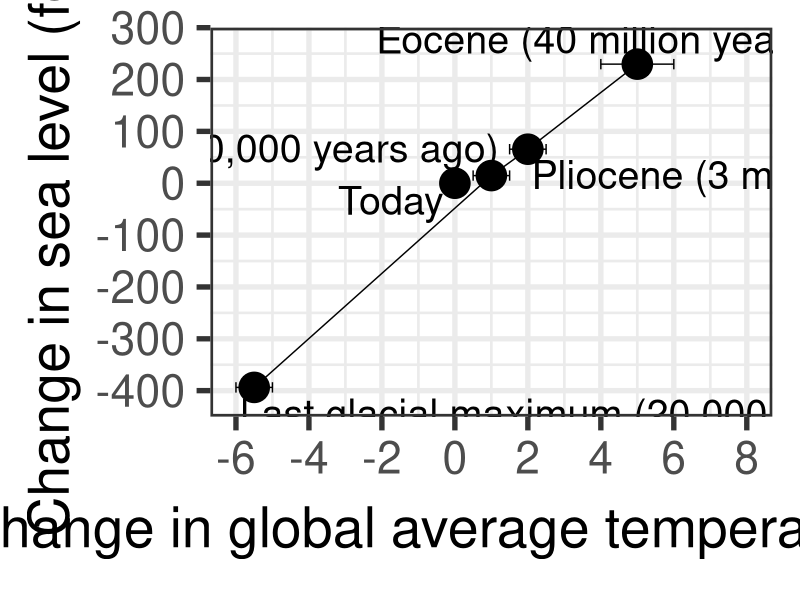
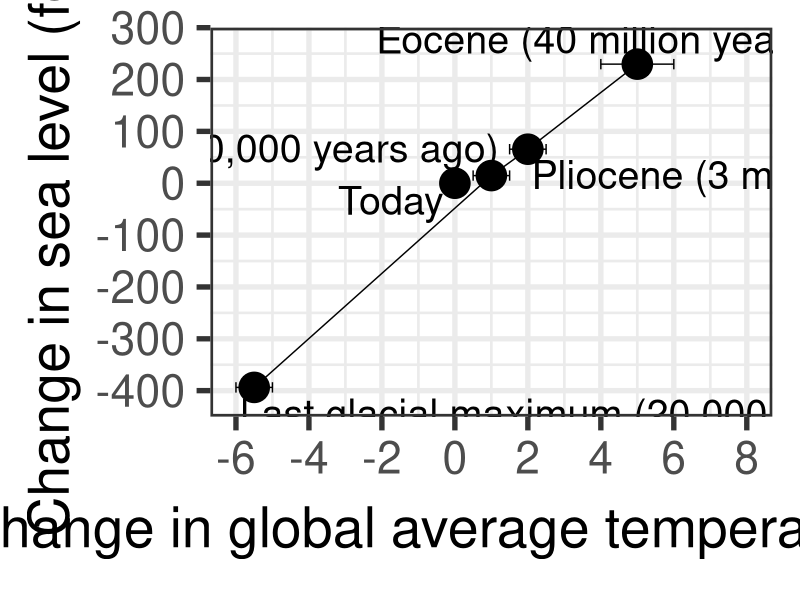

The R script that drew these images, in order:
library(dplyr)
library(ggplot2)

theme_set(theme_bw(base_size = 40))

sea_level <- data.frame(
  co2 = c(185, 280, 500, 1250),
  co2.sd = c(NA, NA, 150, 250),
  sea.level = c(-130, 0, 73 - 45, 73)
)

sea_level_2 <- data.frame(
  t = c(-5.5, 0, 1.0, 2.0, 5.0),
  t.sd = c(0.5, NA, 0.5, 0.5, 1.0),
  sea.level = c(-120, 0, 4.5, 20, 70)

)

sea_level <- sea_level %>% mutate(delta.co2 = co2 - co2[2],
                                  sea.level = sea.level * 100 / (12 * 2.54))

sea_level_2 <- sea_level_2 %>% mutate(sea.level = sea.level * 100 / (12 * 2.54))


p_1 <- ggplot(sea_level, aes(x = co2,
                      y = sea.level,
                      xmin = co2 - co2.sd,
                      xmax = co2 + co2.sd)) +
  # geom_smooth(method = "lm", fill = NA) +
  geom_line() +
  geom_errorbarh(height=20) +
  geom_point(size = 10) +
  scale_x_log10(breaks = c(100, 200, 300, 400, 500, 600, 800, 1000, 1200, 1400)) +
  scale_y_continuous(limits = c(-500,300), breaks = seq(-500,300,100), expand = c(0,0)) +
  labs(x = expression(paste(CO[2], " (parts per million)")),
       y = "Change in sea level (feet)")

annot_size <- 10

p_2 <- ggplot(sea_level_2, aes(x = t,
                             y = sea.level,
                             xmin = t - t.sd,
                             xmax = t + t.sd)) +
  # geom_smooth(method = "lm", fill = NA) +
  geom_line(data = filter(sea_level_2, t != 0)) +
  geom_errorbarh(height=20) +
  geom_point(size = 10) +
  scale_x_continuous(limits = c(-6, 8), breaks = seq(-6,10,2)) +
  scale_y_continuous(limits = c(-450,300), breaks = seq(-500,300,100), expand = c(0,0)) +
  labs(x = expression(paste("Change in global average temperature ", (degree * C))),
       y = "Change in sea level (feet)") +
  annotate("text", x = -5.9, y = -415, hjust = 0, vjust = 1, size = annot_size,
           label = "Last glacial maximum (20,000 years ago)") +
  annotate("text", x = -0.3, y = -5, hjust = 1, vjust = 1, size = annot_size,
           label = "Today") +
  annotate("text", x = 1.2, y = 40, hjust = 1, vjust = 0, size = annot_size,
           label = "Eemian (120,000 years ago)") +
  annotate("text", x = 2.1, y = 45, hjust = 0, vjust = 1, size = annot_size,
           label = "Pliocene (3 million years ago)") +
  annotate("text", x = 5, y = 250, hjust = 0.5, vjust = 0, size = annot_size,
           label = "Eocene (40 million years ago)")

p <- p_2

plot(p)

png("Sea_Level.png", height=1024, width=1024 * 1.5)
plot(p)
dev.off()
